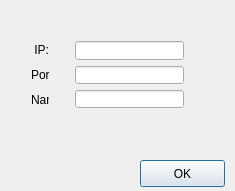
<?xml version="1.0" encoding="UTF-8"?>
<ui version="4.0">
 <class>IpBox</class>
 <widget class="QDialog" name="IpBox">
  <property name="geometry">
   <rect>
    <x>0</x>
    <y>0</y>
    <width>235</width>
    <height>191</height>
   </rect>
  </property>
  <property name="maximumSize">
   <size>
    <width>235</width>
    <height>191</height>
   </size>
  </property>
  <property name="windowTitle">
   <string>IpBox</string>
  </property>
  <widget class="QPushButton" name="okbutton">
   <property name="geometry">
    <rect>
     <x>140</x>
     <y>160</y>
     <width>85</width>
     <height>27</height>
    </rect>
   </property>
   <property name="text">
    <string>OK</string>
   </property>
  </widget>
  <widget class="QWidget" name="layoutWidget">
   <property name="geometry">
    <rect>
     <x>64</x>
     <y>30</y>
     <width>131</width>
     <height>89</height>
    </rect>
   </property>
   <layout class="QVBoxLayout" name="verticalLayout">
    <item>
     <widget class="QLineEdit" name="ipentry"/>
    </item>
    <item>
     <widget class="QLineEdit" name="portentry"/>
    </item>
    <item>
     <widget class="QLineEdit" name="nameentry">
      <property name="text">
       <string/>
      </property>
      <property name="maxLength">
       <number>15</number>
      </property>
     </widget>
    </item>
   </layout>
  </widget>
  <widget class="QWidget" name="layoutWidget">
   <property name="geometry">
    <rect>
     <x>20</x>
     <y>30</y>
     <width>40</width>
     <height>91</height>
    </rect>
   </property>
   <layout class="QVBoxLayout" name="verticalLayout_2">
    <item>
     <widget class="QLabel" name="iplabel">
      <property name="text">
       <string>&lt;!DOCTYPE HTML PUBLIC &quot;-//W3C//DTD HTML 4.0//EN&quot; &quot;http://www.w3.org/TR/REC-html40/strict.dtd&quot;&gt;
&lt;html&gt;&lt;head&gt;&lt;meta name=&quot;qrichtext&quot; content=&quot;1&quot; /&gt;&lt;style type=&quot;text/css&quot;&gt;
p, li { white-space: pre-wrap; }
&lt;/style&gt;&lt;/head&gt;&lt;body style=&quot; font-family:'Sans'; font-size:9pt; font-weight:400; font-style:normal;&quot;&gt;
&lt;p align=&quot;right&quot; style=&quot; margin-top:0px; margin-bottom:0px; margin-left:0px; margin-right:0px; -qt-block-indent:0; text-indent:0px;&quot;&gt;IP:&lt;/p&gt;&lt;/body&gt;&lt;/html&gt;</string>
      </property>
     </widget>
    </item>
    <item>
     <widget class="QLabel" name="portlabel">
      <property name="text">
       <string>&lt;!DOCTYPE HTML PUBLIC &quot;-//W3C//DTD HTML 4.0//EN&quot; &quot;http://www.w3.org/TR/REC-html40/strict.dtd&quot;&gt;
&lt;html&gt;&lt;head&gt;&lt;meta name=&quot;qrichtext&quot; content=&quot;1&quot; /&gt;&lt;style type=&quot;text/css&quot;&gt;
p, li { white-space: pre-wrap; }
&lt;/style&gt;&lt;/head&gt;&lt;body style=&quot; font-family:'Sans'; font-size:9pt; font-weight:400; font-style:normal;&quot;&gt;
&lt;p align=&quot;right&quot; style=&quot; margin-top:0px; margin-bottom:0px; margin-left:0px; margin-right:0px; -qt-block-indent:0; text-indent:0px;&quot;&gt;Port:&lt;/p&gt;&lt;/body&gt;&lt;/html&gt;</string>
      </property>
     </widget>
    </item>
    <item>
     <widget class="QLabel" name="namelabel">
      <property name="text">
       <string>&lt;!DOCTYPE HTML PUBLIC &quot;-//W3C//DTD HTML 4.0//EN&quot; &quot;http://www.w3.org/TR/REC-html40/strict.dtd&quot;&gt;
&lt;html&gt;&lt;head&gt;&lt;meta name=&quot;qrichtext&quot; content=&quot;1&quot; /&gt;&lt;style type=&quot;text/css&quot;&gt;
p, li { white-space: pre-wrap; }
&lt;/style&gt;&lt;/head&gt;&lt;body style=&quot; font-family:'Sans'; font-size:9pt; font-weight:400; font-style:normal;&quot;&gt;
&lt;p align=&quot;right&quot; style=&quot; margin-top:0px; margin-bottom:0px; margin-left:0px; margin-right:0px; -qt-block-indent:0; text-indent:0px;&quot;&gt;Name:&lt;/p&gt;&lt;/body&gt;&lt;/html&gt;</string>
      </property>
     </widget>
    </item>
   </layout>
  </widget>
 </widget>
 <layoutdefault spacing="6" margin="11"/>
 <resources/>
 <connections/>
</ui>
